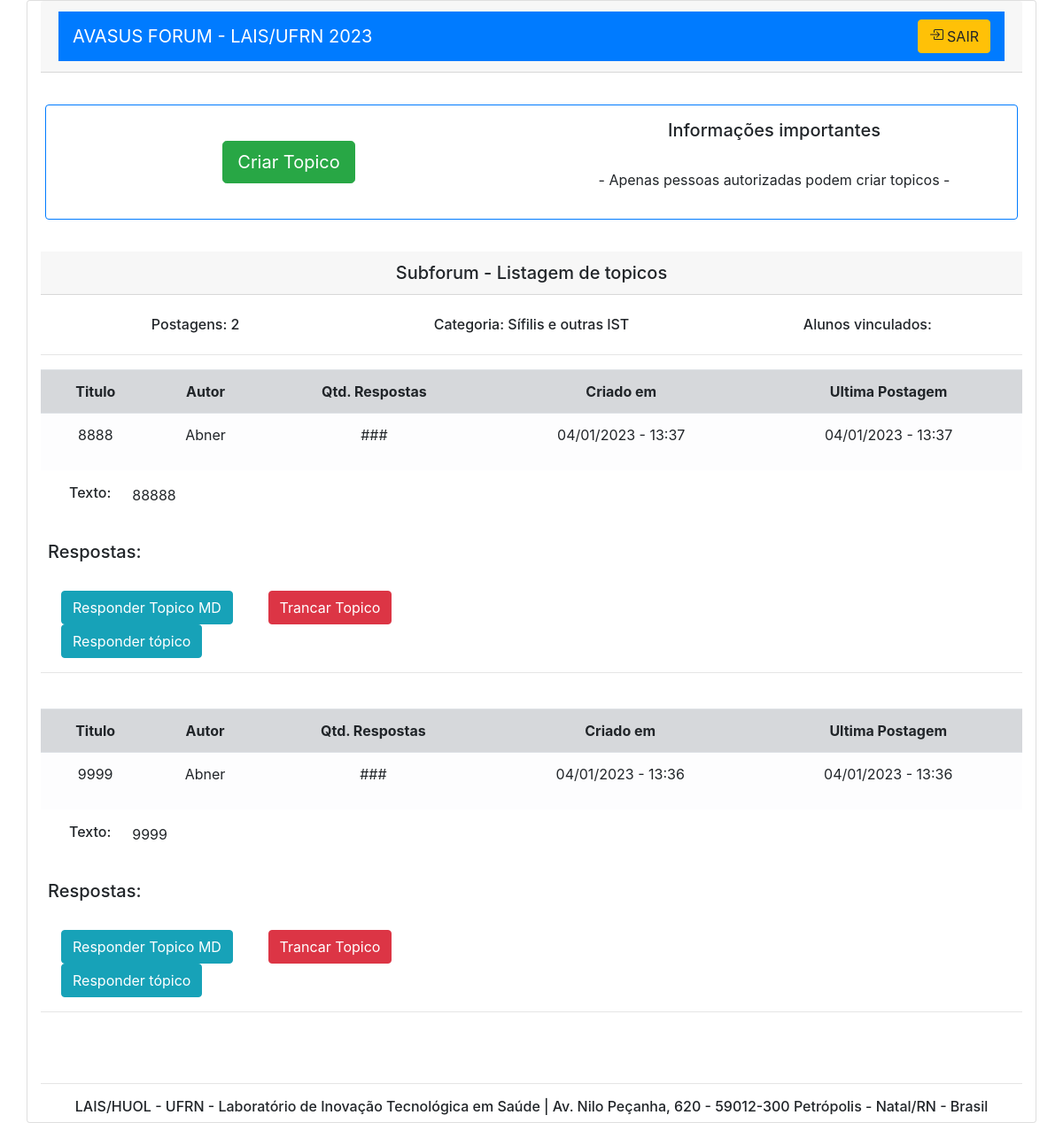
The page /1 (signed in) on the database its author committed.
### forum/models.py (models this page shows, shortened)
class Categoria(models.Model):
    id = models.IntegerField(primary_key=True)
    nome = models.CharField(max_length=45, default=" ")

class Topico(models.Model):
    cod_topico = models.AutoField(primary_key=True)
    cod_subforum = models.ForeignKey(Subforum, on_delete=models.CASCADE)
    autor = models.ForeignKey(CustomUser, on_delete=models.CASCADE)
    nome_autor = models.CharField(max_length=50, default=' ')
    titulo = models.CharField(max_length=120, default=' ')
    descricao = models.CharField(max_length=512, default=' ')
    data_criacao = models.DateTimeField(default=timezone.now)
    ESTADO = (
        ("ATV", "Ativado"),
        ("TRC", "Trancado"),
    )
    estado = models.CharField(choices=ESTADO, max_length=4, default='ATV')

### forum/views.py (the view, shortened to what this page needs)
# urls.py: re_path(r'^(?P<cod_subforum>\d+)', post_subforum, name='subforum' )
def post_subforum(request, cod_subforum):
    if request.user.is_authenticated == True:
        topicos = Topico.objects.filter(cod_subforum=cod_subforum).values_list('cod_topico', 'nome_autor', 'titulo', 'descricao', 'data_criacao', 'estado').order_by('-data_criacao')
        cod_categoria = Subforum.objects.filter(cod_subforum=cod_subforum).values_list('cat_subforum')
        categoria = Categoria.objects.filter(id=cod_categoria[0][0]).values_list('nome')
        total_postagens = len(topicos)
        context = {
            'cod_subforum': cod_subforum,
            'topicos' : topicos,
            'categoria': categoria[0][0],
            'total_postagens' : total_postagens,
            }
        return render(request, "subforum.html", context)

### forum/templates/subforum.html (shortened to what this page needs)
<!DOCTYPE html>
<html lang="pt-br">
  <head>
    <link
    href="//maxcdn.bootstrapcdn.com/bootstrap/4.0.0/css/bootstrap.min.css"
    rel="stylesheet"
    id="bootstrap-css"
  />
  <link rel="stylesheet" href="https://cdn.jsdelivr.net/npm/bootstrap-icons@1.8.1/font/bootstrap-icons.css">
  </head>
  <body>
      <div class="text-center text-lg-start ">
        <form action="" method="POST">
          <div class="card container ">
            <div class="card-header">
              <nav class="navbar navbar-dark bg-primary">
                <a class="navbar-brand" href="#">AVASUS FORUM - LAIS/UFRN 2023 </a>
                <form class="form-inline my-2 my-lg-0">
                  <a href="{% url 'logout' %}" class=" btn btn-warning ">
                    SAIR</a>
                </form>
              </nav>
            </div>
            <div class="card-body ">
                <div class="row border border-primary rounded py-3 my-3">
                    <div class="col-sm  ">
      <br>
      <a href="#myModal" class="btn btn-success btn-lg"  data-toggle="modal">Criar Topico</a>
            </form>
            </div>
                      <br>
                    <div class="col-sm">
                      <p class="h5"> Informações importantes </p><br>
                      <p>- Apenas pessoas autorizadas podem criar topicos -</p>
                    </div>
                <div class="card-header h5">
                    Subforum - Listagem de topicos
                  </div>
                  <br>
                  <div class="row">
                    <div class="col">
                        <h6>Postagens: {{total_postagens}} </h6>
                    </div>
                    <div class="col">
                        <h6>Categoria: {{categoria}}</h6>
                    </div>
                    <div class="col">
                        <h6>Alunos vinculados: </h6>
                    </div>
                  </div>
                  <hr>
                  {% for cod_topico, autor, titulo, descricao, data_criacao, estado  in topicos %}
                  <table class="table   table-hover">
                    <thead class="table-light" >
                      <tr>
                        <td class="table-secondary" ><b>Titulo </b></td>
                        <td class="table-secondary" ><b>Autor</b></td>
                        <td class="table-secondary" ><b>Qtd. Respostas</b></td>
                        <td class="table-secondary" ><b>Criado em</b></td>
                        <td class="table-secondary" ><b>Ultima Postagem</b></td>
                      </tr>
                    </thead>
                    <tbody>
                      <tr>
                      <td  class="table-light" >  {{titulo}} </td>
                      <td  class="table-light" >
                          <p> {{autor}}</p>
                      </td>
                      <td  class="table-light" >
                        <p> ### </p>
                    </td>
                      <td  class="table-light">
                          <p>{{data_criacao | date:"d/m/Y - H:i" }}</p>
                      </td>
                      <td  class="table-light">
                        <p>{{data_criacao | date:"d/m/Y - H:i" }}</p>
                      </td>
                      </tr>
                    </tbody>
                  </table>
                  <div class="row mx-2">
                    <h6 class="mx-4"> Texto:  </h6>
                    <p> {{descricao}}</p>
                  </div>
                  <br>
              <div class="row mx-2">
                <h5>Respostas: </h5>
              </div>
              <br>
            <div class="row mx-2">
                <div class="col-1">
                  <a href="#myModal2" class="btn btn-info"  data-toggle="modal">Responder Topico MD</a>
                    <button  type="button" class="btn btn-info" data-toggle="modal" data-target="#exampleModalCenter" {{bloquear}}>
                        Responder tópico
                    </button>
                </div>
                <div class="col-5">
                    <button  type="button" class="btn btn-danger" data-toggle="modal" data-target="#exampleModalCenter" {{bloquear}}>
                        Trancar Topico
                    </button>
                </div>
            </div>
            <hr>
            <br>
            {% endfor %}
            <footer>
              <br>
              <hr>
              <p class="h6">LAIS/HUOL - UFRN - Laboratório de Inovação Tecnológica em Saúde | Av. Nilo Peçanha, 620 - 59012-300 Petrópolis - Natal/RN - Brasil </p>
              </footer>
  </body>
</html>

### rows shown on the page
Categoria: nome "Sífilis e outras IST"
Topico: topicos "8888", topicos "Abner", data_criacao "04/01/2023 - 13:37", data_criacao "04/01/2023 - 13:37", topicos "88888"
Topico: topicos "9999", topicos "Abner", data_criacao "04/01/2023 - 13:36", data_criacao "04/01/2023 - 13:36", topicos "9999"

### other values the page prints
{{ total_postagens }} "2"
